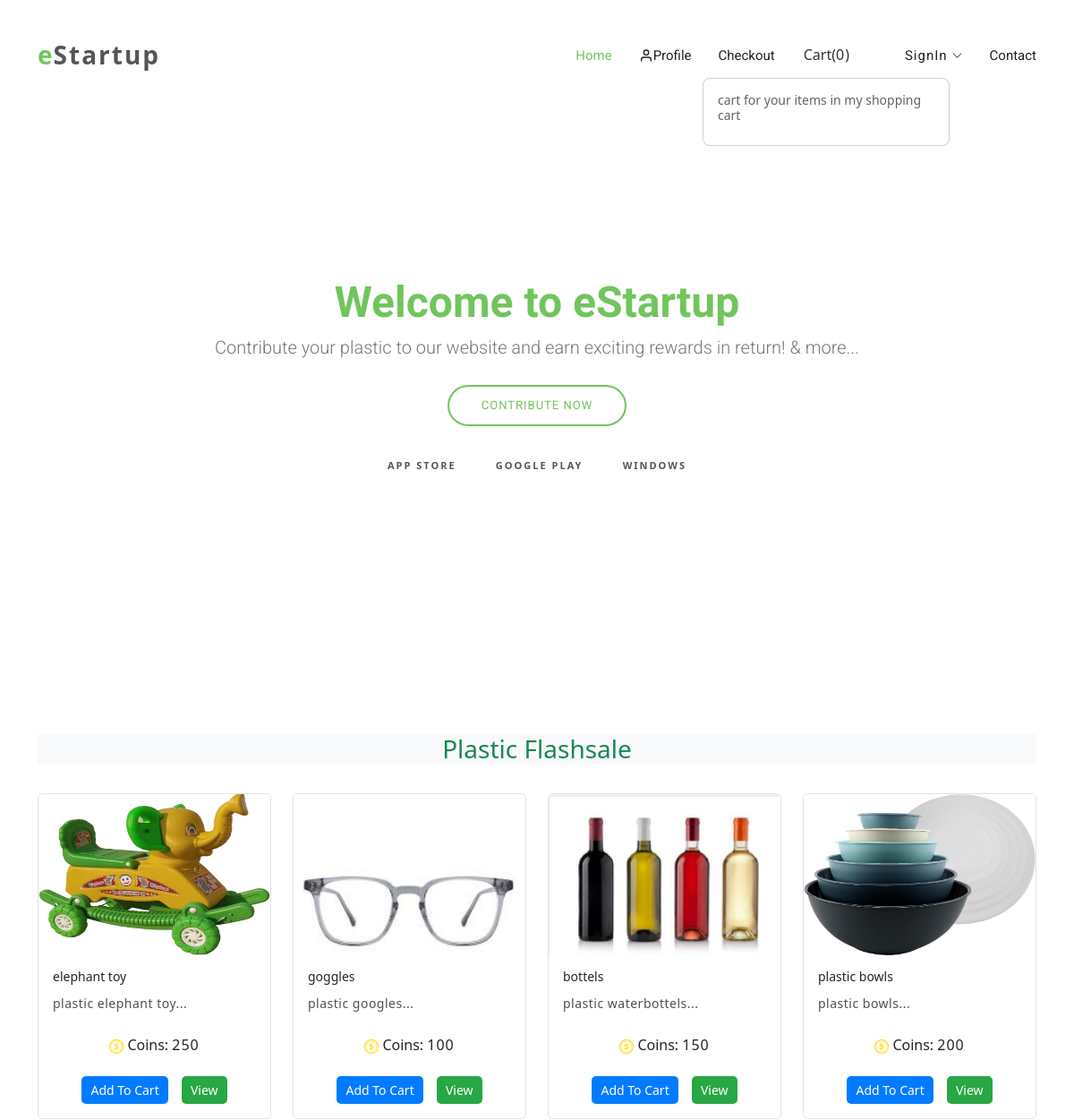
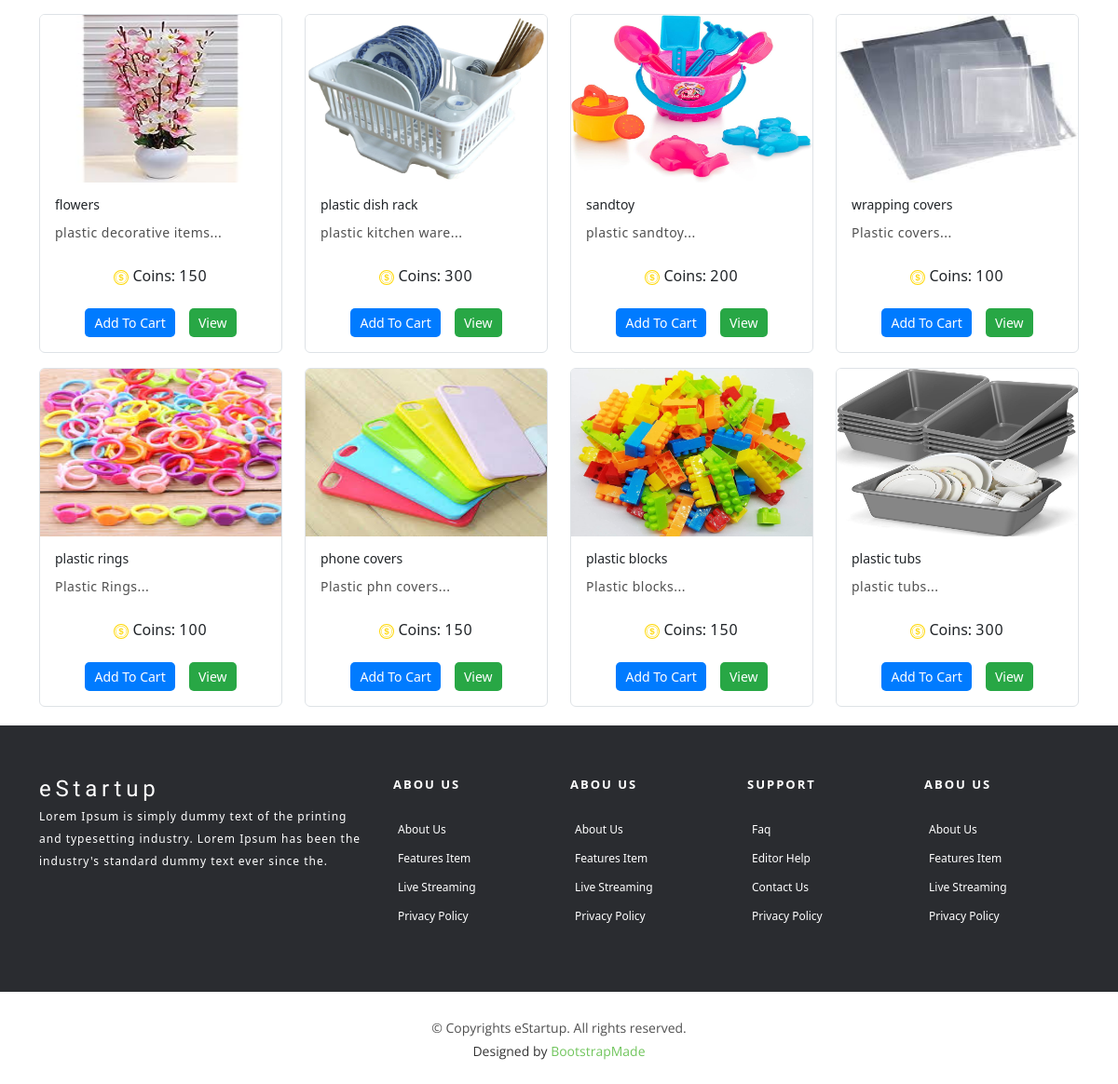
The page / on the database its author committed (2 pictures, top to bottom).
### ecommerceapp/models.py (models this page shows, shortened)
class Product(models.Model):
    product_id = models.AutoField
    product_name= models.CharField(max_length=100)
    category = models.CharField(max_length=100,default="")
    subcategory = models.CharField(max_length=50,default="")
    coins=models.IntegerField(default=0)
    desc=models.CharField(max_length=300)
    image=models.ImageField(upload_to='images/images')

### ecommerceapp/views.py (the view)
# urls.py: path('',views.index,name="index"),
def index(request):
      allProds = []
      prods = Product.objects.all()
      n = len(prods)
      nSlides = n//4 + ceil((n/4)-(n//4))
      allProds.append([prods, range(1, nSlides), nSlides])
      params = {'allProds': allProds}
      return render(request, "index.html", params)

### templates/index.html (shortened to what this page needs)
{% extends "base.html" %}
{% block content %}
<h1>Welcome to eStartup</h1>
      <h2>Contribute your plastic to our website and earn exciting rewards in return!
        &amp; more...</h2>
      <a href="/" class="btn-get-started scrollto">Contribute Now</a>
      <div class="btns">
        <a href="#"> App Store</a>
        <a href="#"> Google Play</a>
        <a href="#"> windows</a>
    </div>
{% endblock content %}
{% block body %}
{% load static %}
<div style="margin: 20px;">
  {% for product,range,nSlides in allProds %}
  <div class="container">
    <h3 class="my-3 text-center text-success bg-light">{{product.0.category}} Flashsale</h3>
  </div>
  <div class="container">
    <div class="row">
      {% for i in product %}
      <div class="col-md-3 mt-3">
        <div class="card border">
          <img src='/media/{{i.image}}' class="card-img-top" alt="not found" height="180px" width="300px">
          <div class="card-body">
            <h5 class="card-title" id="namepr{{i.id}}">{{i.product_name}}</h5>
            <p class="card-text">{{i.desc|slice:"0:53"}}...</p>
            <div class="text-center mb-3">
              <h6 class="card-title d-inline-block">
                Coins: <span id="pricepr{{i.id}}">{{i.coins}}</span>
              </h6>
            </div>
            <div class="text-center">
              <span id="divpr{{i.id}}" class="divpr">
                <button id="pr{{i.id}}" class="custom-btn add-to-cart-btn">Add To Cart</button>
              </span>
              <a href="/media/{{i.image}}">
                <button class="custom-btn view-btn">View</button>
              </a>
            </div>
          </div>
        </div>
      </div>
      {% endfor %}
    </div>
  </div>
  {% endfor %}
</div>
{% endblock body %}

### templates/base.html (shortened to what this page needs)
{% load  static  %}
<!DOCTYPE html>
<html lang="en">
<head>
  <link href="{% static '/assets/vendor/aos/aos.css' %}" rel="stylesheet">
  <link href="{% static '/assets/vendor/bootstrap/css/bootstrap.min.css' %}" rel="stylesheet">
  <link href="{% static '/assets/vendor/bootstrap-icons/bootstrap-icons.css' %}" rel="stylesheet">
  <link href="{% static '/assets/vendor/glightbox/css/glightbox.min.css' %}" rel="stylesheet">
  <link href="{% static '/assets/vendor/swiper/swiper-bundle.min.css' %}" rel="stylesheet">
  <link href="{% static '/assets/css/style.css' %}" rel="stylesheet">
</head>
<body>
  <header id="header" class="header fixed-top d-flex align-items-center">
    <div class="container d-flex align-items-center justify-content-between">
      <div id="logo">
        <h1><a href="/"><span>e</span>Startup</a></h1>
      </div>
      <nav id="navbar" class="navbar">
        <ul>
          <li><a class="nav-link scrollto active" href="/">Home</a></li>
          <li>
            <a class="nav-link scrollto" href="/contact">
              <svg xmlns="http://www.w3.org/2000/svg" width="16" height="16" viewBox="0 0 24 24" fill="none" stroke="currentColor" stroke-width="2" stroke-linecap="round" stroke-linejoin="round">
                <path d="M20 21v-2a4 4 0 0 0-4-4H8a4 4 0 0 0-4 4v2"></path>
                <circle cx="12" cy="7" r="4"></circle>
              </svg>
              Profile
            </a>
          </li>
          <li><a class="nav-link scrollto" href="/contact" >Checkout</a></li>
            <button type="button" class="nav-link scrollto m-3 p-3" id="popcart"
              data-container="body" data-toggle="popover" data-placement="bottom" data-html="true"
              style="background: none; border: none; font-family: inherit; font-size: inherit; padding: 0; cursor: pointer;">
             <h6> Cart(<span id="cart">0</span>)</h6>
            </button>
          {% if request.user.is_authenticated %}
          <li><a class="nav-link scrollto" href="/auth/logout/">Logout</a></li>
          {% else %}
          <li class="dropdown"><a href="/auth/signup/"><span>SignIn</span> <i class="bi bi-chevron-down"></i></a>
          </li>
          <li><a class="nav-link scrollto" href="/contact">contact</a></li>
          {% endif %}
        </ul>
      </nav>
    </div>
  </header>
  <section id="hero">
    <div class="hero-container" data-aos="fade-in">
      {% block content %}
      {% endblock content %}
    </div>
  </section>
  <main id="main">
     {% block body %}
     {% endblock body %}
  </main>
   <footer class="footer">
    <div class="container">
      <div class="row">
        <div class="col-md-12 col-lg-4">
          <div class="footer-logo">
            <a class="navbar-brand" href="#">eStartup</a>
            <p>Lorem Ipsum is simply dummy text of the printing and typesetting industry. Lorem Ipsum has been the industry's standard dummy text ever since the.</p>
          </div>
        </div>
        <div class="col-sm-6 col-md-3 col-lg-2">
          <div class="list-menu">
            <h4>Abou Us</h4>
            <ul class="list-unstyled">
              <li><a href="#">About us</a></li>
              <li><a href="#">Features item</a></li>
              <li><a href="#">Live streaming</a></li>
              <li><a href="#">Privacy Policy</a></li>
            </ul>
          </div>
        </div>
        <div class="col-sm-6 col-md-3 col-lg-2">
          <div class="list-menu">
            <h4>Abou Us</h4>
            <ul class="list-unstyled">
              <li><a href="#">About us</a></li>
              <li><a href="#">Features item</a></li>
              <li><a href="#">Live streaming</a></li>
              <li><a href="#">Privacy Policy</a></li>
            </ul>
          </div>
        </div>
        <div class="col-sm-6 col-md-3 col-lg-2">
          <div class="list-menu">
            <h4>Support</h4>
            <ul class="list-unstyled">
              <li><a href="#">faq</a></li>
              <li><a href="#">Editor help</a></li>
              <li><a href="#">Contact us</a></li>
              <li><a href="#">Privacy Policy</a></li>
            </ul>
          </div>
        </div>
        <div class="col-sm-6 col-md-3 col-lg-2">
          <div class="list-menu">
            <h4>Abou Us</h4>
            <ul class="list-unstyled">
              <li><a href="#">About us</a></li>
              <li><a href="#">Features item</a></li>
              <li><a href="#">Live streaming</a></li>
              <li><a href="#">Privacy Policy</a></li>
            </ul>
          </div>
        </div>
      </div>
    </div>
    <div class="copyrights">
      <div class="container">
        <p>&copy; Copyrights eStartup. All rights reserved.</p>
        <div class="credits">
          Designed by <a href="https://bootstrapmade.com/">BootstrapMade</a>
        </div>
      </div>
    </div>
  </footer>
</body>
</html>

### static/assets/css/style.css (style rules this page uses)
body { background-color: #fff; color: #333; }
h1, h2, h3, h4, h5, h6 { margin: 0; }
h2 { color: #000; font-weight: 600; }
h4 { color: #000; font-size: 13px; font-weight: 700; letter-spacing: 2px; text-transform: uppercase; line-height: 2; }
h5 { color: #626262; font-size: 14px; font-weight: 500; }
a { letter-spacing: 2px; text-decoration: none; color: #71c55d; }
ul { letter-spacing: 1px; }
li { color: #626262; font-size: 13px; font-weight: 400; letter-spacing: 2px; line-height: 30px; text-transform: capitalize; }
p { color: #505050; font-size: 14px; font-weight: 300; letter-spacing: 0.5px; line-height: 2; margin-bottom: 20px; }
span { letter-spacing: 1px; }
#header { background: #fff; z-index: 997; transition: all 0.5s ease; padding: 20px 0; }
#header #logo h1 { color: #505050; font-size: 28px; font-weight: 600; letter-spacing: 1px; margin: 0; }
#header #logo h1 a { color: #555; display: inline-block; text-decoration: none; }
#header #logo h1 a span { color: #71c55d; }
.navbar { padding: 0; }
.navbar ul { margin: 0; padding: 0; display: flex; list-style: none; align-items: center; }
.navbar li { position: relative; }
.navbar a, .navbar a:focus { display: flex; align-items: center; justify-content: space-between; padding: 10px 0 10px 30px; font-family: "Roboto", sans-serif; font-size: 15px; color: #222; white-space: nowrap; transition: 0.3s; letter-spacing: 0; }
.navbar a i, .navbar a:focus i { font-size: 12px; line-height: 0; margin-left: 5px; }
.navbar a:hover, .navbar .active, .navbar .active:focus, .navbar li:hover>a { color: #71c55d; }
#hero { width: 100%; height: calc(100vh - 40px); background: url(../img/hero-bg.png) center bottom no-repeat; background-size: 100%; position: relative; margin-top: 40px; }
@media (min-width: 1025px) { #hero { background-attachment: fixed; } }
#hero .hero-container { position: absolute; bottom: 0; top: 0; left: 0; right: 0; display: flex; justify-content: center; align-items: center; flex-direction: column; text-align: center; }
#hero h1 { margin: 0 0 10px 0; font-size: 48px; font-weight: 700; line-height: 56px; font-family: "Philosopher", sans-serif; color: #71c55d; }
#hero h2 { color: #777; margin-bottom: 30px; font-size: 20px; font-family: "Roboto", sans-serif; font-weight: 300; }
#hero .btn-get-started { font-family: "Roboto", sans-serif; text-transform: uppercase; font-weight: 400; font-size: 13px; letter-spacing: 1px; display: inline-block; padding: 11px 36px; border-radius: 50px; transition: 0.5s; margin-bottom: 30px; border: 2px solid #71c55d; background: #fff; color: #71c55d; text-decoration: none; }
#hero .btns a { color: #555; font-size: 11px; font-weight: 600; text-transform: uppercase; margin: 4px 20px; text-decoration: none; transition: 0.3s; }
section { overflow: hidden; }
.footer { background: #2a2c30; padding-top: 50px; }
.footer .footer-logo .navbar-brand { color: #fff; display: inline-block; float: none; font-family: "Philosopher", sans-serif; font-size: 24px; font-weight: 500; height: 100%; letter-spacing: 0.2em; padding-left: 0; padding-top: 0; }
.footer .footer-logo p { color: #fff; font-size: 12px; letter-spacing: 1px; }
.footer .list-menu>h4 { color: #fff; padding-bottom: 20px; }
.footer .list-menu ul li a { color: #fff; font-size: 12px; padding-left: 5px; text-decoration: none; letter-spacing: 0; }
.footer .copyrights { background: #fff; margin-top: 50px; text-align: center; padding: 25px; }
.footer .copyrights p, .footer .copyrights .credits { margin: 0; padding: 0; font-family: "Open Sans", sans-serif; font-weight: normal; font-size: 14px; letter-spacing: 0; }
.footer .copyrights p a, .footer .copyrights .credits a { letter-spacing: 0; color: #71c55d; }

### templates/index.html (style rules this page uses)
.custom-btn { border-radius: 5px; padding: 5px 10px; font-size: 0.875rem; transition: all 0.3s ease; cursor: pointer; border: none; margin: 0 5px; }
.add-to-cart-btn { background-color: #007bff; color: white; }
.view-btn { background-color: #28a745; color: white; }

### rows shown on the page
Product: category "Plastic", image (picture), product_name "elephant toy", desc "plastic elephant toy", coins "250"
Product: image (picture), product_name "goggles", desc "plastic googles", coins "100"
Product: image (picture), product_name "bottels", desc "plastic waterbottels", coins "150"
Product: image (picture), product_name "plastic bowls", desc "plastic bowls", coins "200"
Product: image (picture), product_name "flowers", desc "plastic decorative items", coins "150"
Product: image (picture), product_name "plastic dish rack", desc "plastic kitchen ware", coins "300"
Product: image (picture), product_name "sandtoy", desc "plastic sandtoy", coins "200"
Product: image (picture), product_name "wrapping covers", desc "Plastic covers", coins "100"
Product: image (picture), product_name "plastic rings", desc "Plastic Rings", coins "100"
Product: image (picture), product_name "phone covers", desc "Plastic phn covers", coins "150"
Product: image (picture), product_name "plastic blocks", desc "Plastic blocks", coins "150"
Product: image (picture), product_name "plastic tubs", desc "plastic tubs", coins "300"
